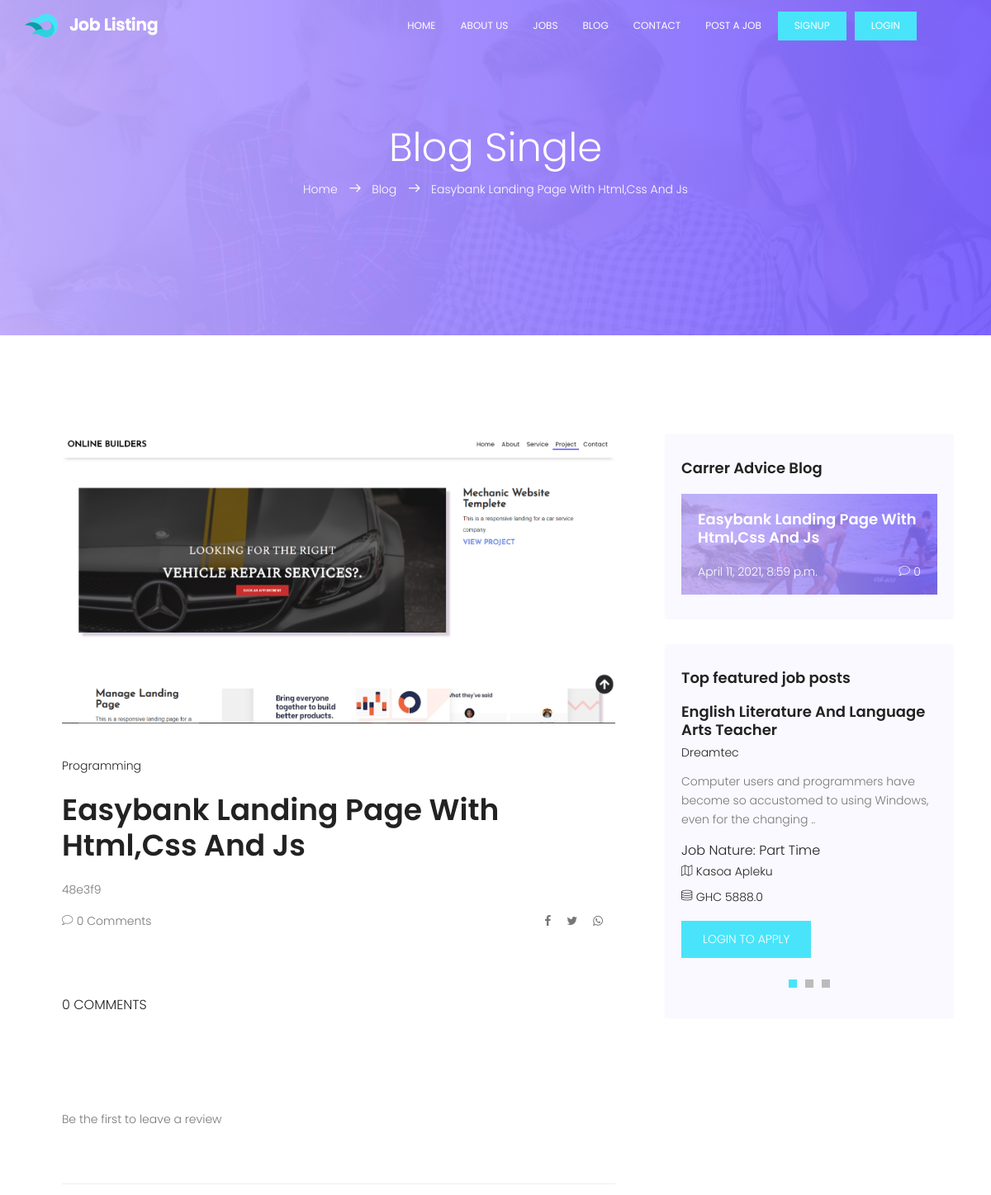
/blog/blog_detail/easybank-landing-page-with-htmlcss-and-js (upper part), run on an earlier commit of the app's database.
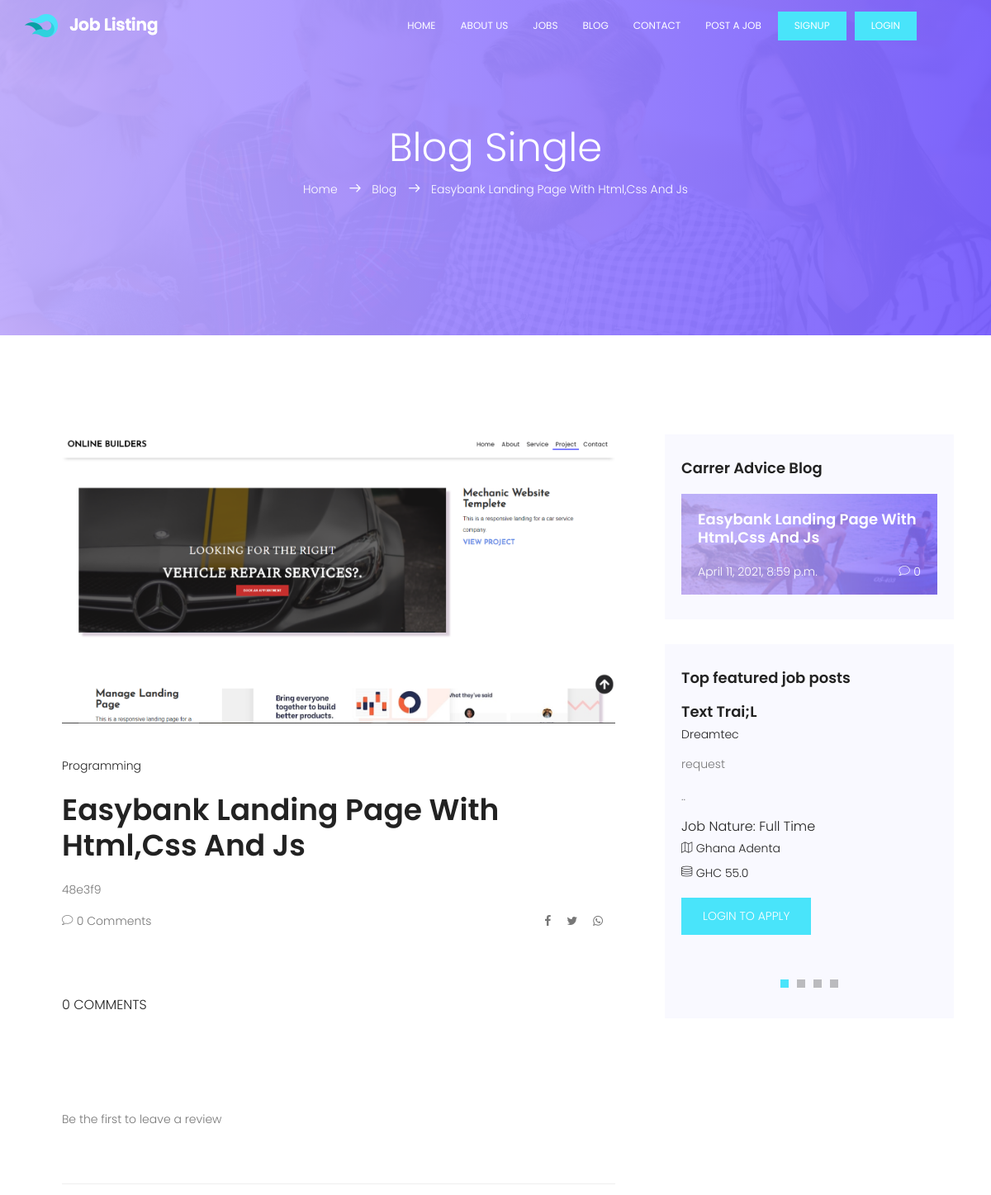
And on a later commit of the database.
### blog/models.py (models this page shows, shortened)
class Blog(models.Model):
    title = models.CharField(max_length=200)
    thumbnail = models.ImageField(
        upload_to="blog/images", blank=True, null=True)
    category = models.CharField(max_length=150)
    description = RichTextField()
    published = models.BooleanField(default=True)
    featured = models.BooleanField(default=False)
    slug = models.SlugField(blank=True, null=True)
    created = models.DateTimeField(auto_now_add=True)
    class Meta:
        ordering = ['-created']

### portal/models.py (models this page shows, shortened)
class Job(models.Model):
    company_name = models.CharField(max_length=200)
    job_title = models.CharField(max_length=200)
    company_email = models.EmailField(blank=True, null=True)
    thumbnail = models.ImageField(upload_to='jobs_img', blank=True, null=True)
    category = models.ForeignKey(
        Category, on_delete=models.CASCADE, default='Others')
    job_type = models.CharField(max_length=20, choices=_job_Type, default=1)
    description = RichTextField()
    location = models.CharField(max_length=150)
    salary = models.FloatField(blank=True, null=True)
    application_url = models.URLField(blank=True, null=True)
    slug = models.SlugField(blank=True, null=True)
    created = models.DateTimeField(auto_now_add=True)
    featured = models.BooleanField(default=False)
    approved = models.BooleanField(default=True)
    class Meta:
        ordering = ['-created']

### blog/views.py (the view, shortened to what this page needs)
# urls.py: path('blog_detail/<slug:slug>', blogDetail, name="blog_detail"),
def blogDetail(request, slug):
    form = BlogCommentForm()
    try:
        blog = Blog.objects.get(slug=slug, published=True)
        comments = BlogComment.objects.filter(
            post=blog, approved=True).order_by('-id')
    except Exception:
        return HttpResponse('Sorry this blog does not exit\n<a href="/blog/blog">Return to home page</a>')
    context = {
        'blog': blog,
        'comments': comments,
        'form': form
    }
    return render(request, 'portal/blog-single.html', context)

### portal/context_processors.py (called while the page is built)
def Processors(request):
    jobs = Job.objects.filter(approved=True).order_by('-created')
    categories = Category.objects.all().order_by('-id')
    blogs = Blog.objects.filter(published=True).order_by('-id')
    blog_count = blogs.count()
    return {
        'categories': categories,
        'jobs': jobs,
        'blog_count': blog_count,
        'blogs': blogs,
    }

### templates/portal/blog-single.html (shortened to what this page needs)
{% extends 'base.html' %}
{% load static %}
{% block content %}
<section class="banner-area relative" id="home">
  <div class="overlay overlay-bg"></div>
  <div class="container">
    <div class="row d-flex align-items-center justify-content-center">
      <div class="about-content col-lg-12">
        <h1 class="text-white">Blog Single</h1>
        <p class="text-white link-nav">
          <a href="{% url 'home' %}">Home </a>
          <span class="lnr lnr-arrow-right"></span>
          <a href="{% url 'blog' %}"> Blog</a>
          <span class="lnr lnr-arrow-right"></span>
          <a href="{% url 'blog_detail' blog.slug %}"> {{blog.title|title}}</a>
        </p>
      </div>
    </div>
  </div>
</section>
<section class="blog-posts-area section-gap">
  <div class="container">
    <div class="row">
      <div class="col-lg-8 post-list blog-post-list">
        <div class="single-post">
          {% if blog.thumbnail %}
		  	<img class="img-fluid" src="{{blog.thumbnail.url}}" alt="{{blog.title|title}}">
		  {% endif %}
          <ul class="tags">
            <li><a href="#">{{blog.category}}</a></li>
          </ul>
          <a href="#">
            <h1>{{blog.title|title}}</h1>
          </a>
          <div class="content-wrap">
            <p>
            {{blog.description|safe}}
            </p>
          </div>
          <div class="bottom-meta">
            <div class="user-details row align-items-center">
              <div class="comment-wrap col-lg-6 col-sm-6">
                <ul>
                  <li>
                    <a href="#comment"
                      ><span class="lnr lnr-bubble"></span> {{comments.count}} Comments</a
                    >
                  </li>
                </ul>
              </div>
              <div class="social-wrap col-lg-6">
                <ul>
                    <li><a href="#"><i class="fa fa-facebook"></i></a></li>
				    <li><a href="#"><i class="fa fa-twitter"></i></a></li>
				    <li><a href="#"><i class="fa fa-whatsapp"></i></a></li>
                </ul>
              </div>
            </div>
          </div>
          <section class="comment-sec-area pt-80 pb-80" id="comment">
            <div class="container">
              <div class="row flex-column">
                <h5 class="text-uppercase pb-80">{{comments.count}} Comments</h5>
                <br />
                {% for comment in comments %}
                <div class="comment-list">
                  <div class="single-comment justify-content-between d-flex">
                    <div class="user justify-content-between d-flex">
                      <div class="thumb">
                        <img src="{% static '' %}" alt="" />
                      </div>
                      <div class="desc">
                        <h5><a href="#">{{comment.name}}</a></h5>
                        <p class="date">{{comment.created}}</p>
                        <p class="comment">
                          {{comment.message}}
                        </p>
                      </div>
                    </div>
                    {% comment %} reply {% endcomment %}
                  </div>
                </div>
                {% empty %}
                <p>Be the first to leave a review</p>
                {% endfor %}
              </div>
            </div>
          </section>
          <section class="commentform-area pt-80">
          </section>
        </div>
      </div>
      <div class="col-lg-4 sidebar">
      {% if blog_count > 0 %}
							<div class="single-slidebar">
								<h4>Carrer Advice Blog</h4>
								<div class="blog-list">
								{% for blog in blogs %}
								{% if blog.featured %}
									{% if blog.thumbnail %}
									<div class="single-blog " style="background:#000 url({% static 'img/blog2.jpg' %});">
									{% else %}
									<div class="single-blog " style="background:#000 url({% static 'img/blog3.jpg' %});">
									{% endif %}
										<a href="{% url 'blog_detail' blog.slug %}">
										<h4>
										{{blog.title|title}}
										</h4></a>
										<div class="meta justify-content-between d-flex">
											<p>
												{{blog.created}}
											</p>
											<p>
												 <span class="lnr lnr-bubble"></span>
												{{blog.comments.count}}
											</p>
										</div>
									</div>
									{% endif %}
								{% endfor %}
								</div>
							</div>
							{% endif %}
							<div class="single-slidebar">
								<h4>Top featured job posts</h4>
								<div class="active-relatedjob-carusel">
								{% for job in jobs|slice:":4" %}
									<div class="single-rated">
										<a href="{% url 'detail' job.slug %}"><h4>{{job.job_title|title}}</h4></a>
										<h6>{{job.company_name|title}}</h6>
										<p>
										{{job.description|slice:":100"|safe}}..
										</p>
										<h5>Job Nature: {{job.job_type}}</h5>
										<p class="address"><span class="lnr lnr-map"></span> {{job.location}}</p>
										{% if job.salary %}
										<p class="address"><span class="lnr lnr-database"></span> GHC {{job.salary}}</p>
										{% endif %}
										{% if request.user.is_authenticated %}
										<a href="{% url 'detail' job.slug %}" class="btns text-uppercase">Apply job</a>
										{% else %}
										<a href="{% url 'login' %}" class="btns text-uppercase">Login to apply</a>
										{% endif %}
									</div>
								{% endfor %}
								</div>
							</div>
      </div>
    </div>
  </div>
</section>
{% endblock %}

### templates/base.html (shortened to what this page needs)
{% load static %}
	<!DOCTYPE html>
	<html lang="zxx" class="no-js">
	<head>
			<link rel="stylesheet" href="{% static 'css/linearicons.css' %}">
			<link rel="stylesheet" href="{% static 'css/font-awesome.min.css' %}">
			<link rel="stylesheet" href="{% static 'css/bootstrap.css' %}">
			<link rel="stylesheet" href="{% static 'css/magnific-popup.css' %}">
			<link rel="stylesheet" href="{% static 'css/nice-select.css' %}">
			<link rel="stylesheet" href="{% static 'css/animate.min.css' %}">
			<link rel="stylesheet" href="{% static 'css/owl.carousel.css' %}">
			<link rel="stylesheet" href="{% static 'css/main.css' %}">
		</head>
		<body>
			  <header id="header" id="home">
			    <div class="container">
			    	<div class="row align-items-center justify-content-between d-flex">
				      <div id="logo">
				        <a href="{% url 'home' %}"><img src="{% static 'img/logo.png' %}" alt="" title="" /></a>
				      </div>
				      <nav id="nav-menu-container">
				        <ul class="nav-menu">
				          <li class="menu-active"><a href="{% url 'home' %}">Home</a></li>
				          <li><a href="{% url 'about' %}">About Us</a></li>
				          <li><a href="{% url 'jobs' %}">Jobs</a></li>
						  {% if blog_count > 0 %}
				          <li><a href="{% url 'blog' %}">Blog</a></li>
						  {% endif %}
				          <li><a href="{% url 'contact' %}">Contact</a></li>
				          <li><a href="{% url 'post' %}">Post a job</a></li>
						  {% if request.user.is_authenticated %}
				          <li><a class="ticker-btn" href="{% url 'logout' %}">Logout</a></li>
				          <li><a class="ticker-btn" href="">Account</a></li>
						  {% else %}
				          <li><a class="ticker-btn" href="{% url 'signup' %}">Signup</a></li>
				          <li><a class="ticker-btn" href="{% url 'login' %}">Login</a></li>
						  {% endif %}
				        </ul>
				      </nav>
			    	</div>
			    </div>
			  </header>
            {% block content %}
            {% endblock content %}
		</body>
	</html>

What changed in the data, as far as the page shows it:
no longer on this page (row unchanged): Job: job_title "English Literature And Language Arts Teacher", company_name "Dreamtec", description "Computer users and programmers have become so accustomed to using Windows, even for the changing", job_type "Part Time", location "Kasoa Apleku", salary "5888.0"
added Job: job_title "Text Trai;L", company_name "Dreamtec", description "request", job_type "Full Time", location "Ghana Adenta", salary "55.0"
